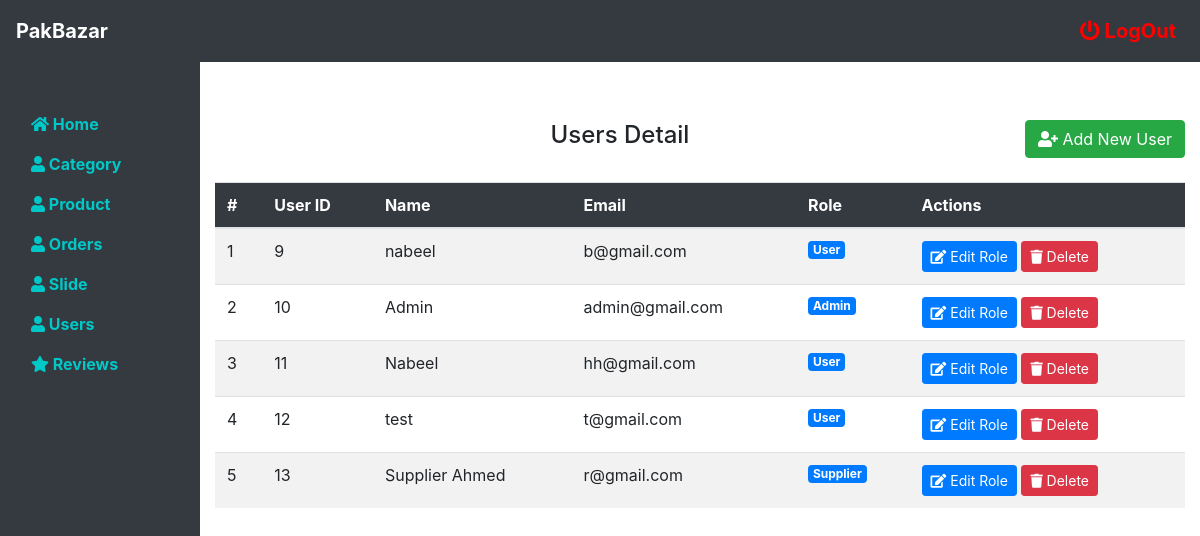
Screenshot of /admin/users.php (signed in) with the database file from the repository.
### tables this page shows
CREATE TABLE `registration` (
  `id` int(11) NOT NULL,
  `name` varchar(255) NOT NULL,
  `email` varchar(255) NOT NULL,
  `password` varchar(255) NOT NULL,
  `role` varchar(50) NOT NULL
);

### admin/users.php (the view, shortened to what this page needs)
  <div class="container-fluid">
    <div class="row">
  <div class="col-md-2">
  <?php include 'sidebar.php' ?>
</div>
  <div class="col-md-10" style="margin-top: 120px;" >
  <div class="d-flex justify-content-between align-items-center mb-4">
    <h4 style="text-align: center; font-size: 24px; flex: 1;">Users Detail</h4>
    <a href="adduser.php" class="btn btn-success btn-md">
      <i class="fas fa-user-plus"></i> Add New User
    </a>
  </div>
<div class="table-responsive">
<table class="table table-striped table-hover" >
  <thead class="bg-dark text-white">
    <tr>
      <th >#</th>
      <th>User ID</th>
      <th>Name</th>
      <th>Email</th>
      <th>Role</th>
      <th>Actions</th>
    </tr>
  </thead>
  <tbody>
<?php
$i=0;
$fslt ="SELECT * from registration ";
   $fcnm=mysqli_query($conn,$fslt);
   while ($row= mysqli_fetch_array($fcnm)) {
       $id=$row['id'];
       $name= $row['name'];
       $email = $row['email'];
       $role= $row['role'];
       $i++;
?>
            <tr>
               <td><?php echo $i; ?></td>
               <td><?php echo $id; ?></td>
               <td><?php echo htmlspecialchars($name); ?></td>
               <td><?php echo htmlspecialchars($email); ?></td>
               <td>
                  <span class="badge <?php echo ($role == 'admin') ? 'badge-danger' : (($role == 'supplier') ? 'badge-info' : 'badge-primary'); ?>">
                    <?php echo ucfirst($role); ?>
                  </span>
               </td>
               <td>
                  <a href="edituser.php?id=<?php echo $id; ?>" class="btn btn-sm btn-primary">
                    <i class="fas fa-edit"></i> Edit Role
                  </a>
                  <a href="deleteuser.php?id=<?php echo $id; ?>" class="btn btn-sm btn-danger" onclick="return confirm('Are you sure you want to delete this user?');">
                    <i class="fas fa-trash"></i> Delete
                  </a>
               </td>
            </tr>
   <?php } ?>
</tbody>
</table>
  </div>
    </div>
    </div>
    </div>

### admin/sidebar.php (style rules this page uses)
@media (min-width: 768px) { a { color: rgb(0,200,200); font-weight: bold; } }

### rows the page displays
registration: id "9", name "nabeel", email "b@gmail.com", role "User"
registration: id "10", name "Admin", email "admin@gmail.com", role "Admin"
registration: id "11", name "Nabeel", email "hh@gmail.com", role "User"
registration: id "12", name "test", email "t@gmail.com", role "User"
registration: id "13", name "Supplier Ahmed", email "r@gmail.com", role "Supplier"
